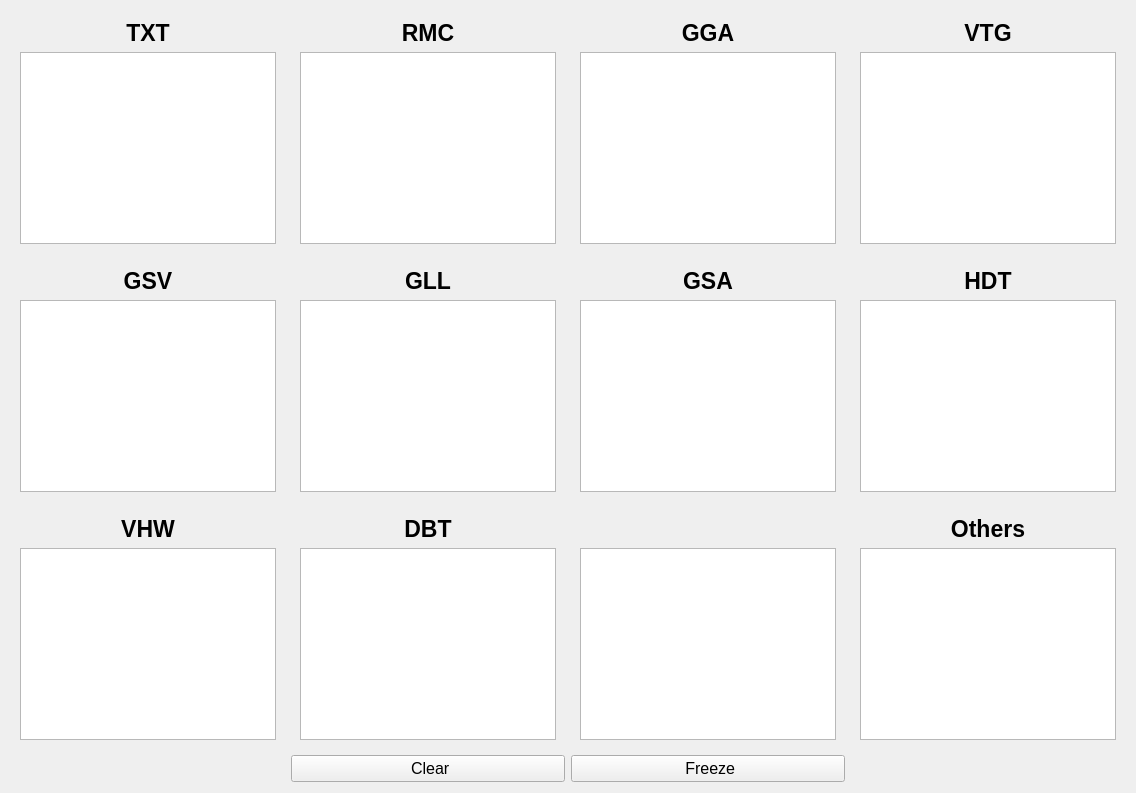
      <widget class="QWidget" name="tab_gps_raw_data">
       <attribute name="title">
        <string>Raw NMEA</string>
       </attribute>
       <layout class="QGridLayout" name="gridLayout">
        <item row="2" column="2">
         <layout class="QVBoxLayout" name="verticalLayout_8">
          <property name="leftMargin">
           <number>9</number>
          </property>
          <property name="topMargin">
           <number>9</number>
          </property>
          <property name="rightMargin">
           <number>9</number>
          </property>
          <property name="bottomMargin">
           <number>9</number>
          </property>
          <item>
           <widget class="QLabel" name="label_7">
            <property name="font">
             <font>
              <pointsize>17</pointsize>
              <bold>true</bold>
             </font>
            </property>
            <property name="text">
             <string>GSA</string>
            </property>
            <property name="alignment">
             <set>Qt::AlignmentFlag::AlignCenter</set>
            </property>
           </widget>
          </item>
          <item>
           <widget class="QPlainTextEdit" name="plainTextEdit_gsa">
            <property name="readOnly">
             <bool>true</bool>
            </property>
           </widget>
          </item>
         </layout>
        </item>
        <item row="4" column="2">
         <widget class="QPushButton" name="pushButton_freeze_raw_sentences_screens">
          <property name="font">
           <font>
            <pointsize>12</pointsize>
           </font>
          </property>
          <property name="text">
           <string> Freeze</string>
          </property>
          <property name="icon">
           <iconset theme="QIcon::ThemeIcon::MediaPlaybackPause"/>
          </property>
          <property name="checkable">
           <bool>true</bool>
          </property>
         </widget>
        </item>
        <item row="1" column="2">
         <layout class="QVBoxLayout" name="verticalLayout_2">
          <property name="leftMargin">
           <number>9</number>
          </property>
          <property name="topMargin">
           <number>9</number>
          </property>
          <property name="rightMargin">
           <number>9</number>
          </property>
          <property name="bottomMargin">
           <number>9</number>
          </property>
          <item>
           <widget class="QLabel" name="label_2">
            <property name="font">
             <font>
              <pointsize>17</pointsize>
              <bold>true</bold>
             </font>
            </property>
            <property name="text">
             <string>GGA</string>
            </property>
            <property name="alignment">
             <set>Qt::AlignmentFlag::AlignCenter</set>
            </property>
           </widget>
          </item>
          <item>
           <widget class="QPlainTextEdit" name="plainTextEdit_gga">
            <property name="readOnly">
             <bool>true</bool>
            </property>
           </widget>
          </item>
         </layout>
        </item>
        <item row="4" column="1">
         <widget class="QPushButton" name="pushButton_clear_raw_sentences_screens">
          <property name="font">
           <font>
            <pointsize>12</pointsize>
           </font>
          </property>
          <property name="text">
           <string> Clear</string>
          </property>
          <property name="icon">
           <iconset theme="QIcon::ThemeIcon::EditDelete"/>
          </property>
         </widget>
        </item>
        <item row="1" column="0">
         <layout class="QVBoxLayout" name="verticalLayout_5">
          <property name="leftMargin">
           <number>9</number>
          </property>
          <property name="topMargin">
           <number>9</number>
          </property>
          <property name="rightMargin">
           <number>9</number>
          </property>
          <property name="bottomMargin">
           <number>9</number>
          </property>
          <item>
           <widget class="QLabel" name="label_5">
            <property name="font">
             <font>
              <pointsize>17</pointsize>
              <bold>true</bold>
             </font>
            </property>
            <property name="text">
             <string>TXT</string>
            </property>
            <property name="alignment">
             <set>Qt::AlignmentFlag::AlignCenter</set>
            </property>
           </widget>
          </item>
          <item>
           <widget class="QPlainTextEdit" name="plainTextEdit_txt">
            <property name="readOnly">
             <bool>true</bool>
            </property>
           </widget>
          </item>
         </layout>
        </item>
        <item row="1" column="1">
         <layout class="QVBoxLayout" name="verticalLayout">
          <property name="leftMargin">
           <number>9</number>
          </property>
          <property name="topMargin">
           <number>9</number>
          </property>
          <property name="rightMargin">
           <number>9</number>
          </property>
          <property name="bottomMargin">
           <number>9</number>
          </property>
          <item>
           <widget class="QLabel" name="label">
            <property name="font">
             <font>
              <pointsize>17</pointsize>
              <bold>true</bold>
             </font>
            </property>
            <property name="text">
             <string>RMC</string>
            </property>
            <property name="alignment">
             <set>Qt::AlignmentFlag::AlignCenter</set>
            </property>
           </widget>
          </item>
          <item>
           <widget class="QPlainTextEdit" name="plainTextEdit_rmc">
            <property name="readOnly">
             <bool>true</bool>
            </property>
           </widget>
          </item>
         </layout>
        </item>
        <item row="1" column="4">
         <layout class="QVBoxLayout" name="verticalLayout_7">
          <property name="leftMargin">
           <number>9</number>
          </property>
          <property name="topMargin">
           <number>9</number>
          </property>
          <property name="rightMargin">
           <number>9</number>
          </property>
          <property name="bottomMargin">
           <number>9</number>
          </property>
          <item>
           <widget class="QLabel" name="label_8">
            <property name="font">
             <font>
              <pointsize>17</pointsize>
              <bold>true</bold>
             </font>
            </property>
            <property name="text">
             <string>VTG</string>
            </property>
            <property name="alignment">
             <set>Qt::AlignmentFlag::AlignCenter</set>
            </property>
           </widget>
          </item>
          <item>
           <widget class="QPlainTextEdit" name="plainTextEdit_vtg">
            <property name="readOnly">
             <bool>true</bool>
            </property>
           </widget>
          </item>
         </layout>
        </item>
        <item row="2" column="0">
         <layout class="QVBoxLayout" name="verticalLayout_3">
          <property name="leftMargin">
           <number>9</number>
          </property>
          <property name="topMargin">
           <number>9</number>
          </property>
          <property name="rightMargin">
           <number>9</number>
          </property>
          <property name="bottomMargin">
           <number>9</number>
          </property>
          <item>
           <widget class="QLabel" name="label_3">
            <property name="font">
             <font>
              <pointsize>17</pointsize>
              <bold>true</bold>
             </font>
            </property>
            <property name="text">
             <string>GSV</string>
            </property>
            <property name="alignment">
             <set>Qt::AlignmentFlag::AlignCenter</set>
            </property>
           </widget>
          </item>
          <item>
           <widget class="QPlainTextEdit" name="plainTextEdit_gsv">
            <property name="readOnly">
             <bool>true</bool>
            </property>
           </widget>
          </item>
         </layout>
        </item>
        <item row="2" column="1">
         <layout class="QVBoxLayout" name="verticalLayout_4">
          <property name="leftMargin">
           <number>9</number>
          </property>
          <property name="topMargin">
           <number>9</number>
          </property>
          <property name="rightMargin">
           <number>9</number>
          </property>
          <property name="bottomMargin">
           <number>9</number>
          </property>
          <item>
           <widget class="QLabel" name="label_4">
            <property name="font">
             <font>
              <pointsize>17</pointsize>
              <bold>true</bold>
             </font>
            </property>
            <property name="text">
             <string>GLL</string>
            </property>
            <property name="alignment">
             <set>Qt::AlignmentFlag::AlignCenter</set>
            </property>
           </widget>
          </item>
          <item>
           <widget class="QPlainTextEdit" name="plainTextEdit_gll">
            <property name="readOnly">
             <bool>true</bool>
            </property>
           </widget>
          </item>
         </layout>
        </item>
        <item row="2" column="4">
         <layout class="QVBoxLayout" name="verticalLayout_32">
          <property name="leftMargin">
           <number>9</number>
          </property>
          <property name="topMargin">
           <number>9</number>
          </property>
          <property name="rightMargin">
           <number>9</number>
          </property>
          <property name="bottomMargin">
           <number>9</number>
          </property>
          <item>
           <widget class="QLabel" name="label_66">
            <property name="font">
             <font>
              <pointsize>17</pointsize>
              <bold>true</bold>
             </font>
            </property>
            <property name="text">
             <string>HDT</string>
            </property>
            <property name="alignment">
             <set>Qt::AlignmentFlag::AlignCenter</set>
            </property>
           </widget>
          </item>
          <item>
           <widget class="QPlainTextEdit" name="plainTextEdit_hdt">
            <property name="readOnly">
             <bool>true</bool>
            </property>
           </widget>
          </item>
         </layout>
        </item>
        <item row="3" column="4">
         <layout class="QVBoxLayout" name="verticalLayout_6">
          <property name="leftMargin">
           <number>9</number>
          </property>
          <property name="topMargin">
           <number>9</number>
          </property>
          <property name="rightMargin">
           <number>9</number>
          </property>
          <property name="bottomMargin">
           <number>9</number>
          </property>
          <item>
           <widget class="QLabel" name="label_6">
            <property name="font">
             <font>
              <pointsize>17</pointsize>
              <bold>true</bold>
             </font>
            </property>
            <property name="text">
             <string>Others</string>
            </property>
            <property name="alignment">
             <set>Qt::AlignmentFlag::AlignCenter</set>
            </property>
           </widget>
          </item>
          <item>
           <widget class="QPlainTextEdit" name="plainTextEdit_others">
            <property name="readOnly">
             <bool>true</bool>
            </property>
           </widget>
          </item>
         </layout>
        </item>
        <item row="3" column="0">
         <layout class="QVBoxLayout" name="verticalLayout_33">
          <property name="leftMargin">
           <number>9</number>
          </property>
          <property name="topMargin">
           <number>9</number>
          </property>
          <property name="rightMargin">
           <number>9</number>
          </property>
          <property name="bottomMargin">
           <number>9</number>
          </property>
          <item>
           <widget class="QLabel" name="label_67">
            <property name="font">
             <font>
              <pointsize>17</pointsize>
              <bold>true</bold>
             </font>
            </property>
            <property name="text">
             <string>VHW</string>
            </property>
            <property name="alignment">
             <set>Qt::AlignmentFlag::AlignCenter</set>
            </property>
           </widget>
          </item>
          <item>
           <widget class="QPlainTextEdit" name="plainTextEdit_vhw">
            <property name="readOnly">
             <bool>true</bool>
            </property>
           </widget>
          </item>
         </layout>
        </item>
        <item row="3" column="1">
         <layout class="QVBoxLayout" name="verticalLayout_31">
          <property name="leftMargin">
           <number>9</number>
          </property>
          <property name="topMargin">
           <number>9</number>
          </property>
          <property name="rightMargin">
           <number>9</number>
          </property>
          <property name="bottomMargin">
           <number>9</number>
          </property>
          <item>
           <widget class="QLabel" name="label_65">
            <property name="font">
             <font>
              <pointsize>17</pointsize>
              <bold>true</bold>
             </font>
            </property>
            <property name="text">
             <string>DBT</string>
            </property>
            <property name="alignment">
             <set>Qt::AlignmentFlag::AlignCenter</set>
            </property>
           </widget>
          </item>
          <item>
           <widget class="QPlainTextEdit" name="plainTextEdit_dbt">
            <property name="readOnly">
             <bool>true</bool>
            </property>
           </widget>
          </item>
         </layout>
        </item>
        <item row="3" column="2">
         <layout class="QVBoxLayout" name="verticalLayout_34">
          <property name="leftMargin">
           <number>9</number>
          </property>
          <property name="topMargin">
           <number>9</number>
          </property>
          <property name="rightMargin">
           <number>9</number>
          </property>
          <property name="bottomMargin">
           <number>9</number>
          </property>
          <item>
           <widget class="QLabel" name="label_68">
            <property name="font">
             <font>
              <pointsize>17</pointsize>
              <bold>true</bold>
             </font>
            </property>
            <property name="text">
             <string/>
            </property>
            <property name="alignment">
             <set>Qt::AlignmentFlag::AlignCenter</set>
            </property>
           </widget>
          </item>
          <item>
           <widget class="QPlainTextEdit" name="plainTextEdit_none">
            <property name="readOnly">
             <bool>true</bool>
            </property>
           </widget>
          </item>
         </layout>
        </item>
       </layout>
      </widget>
